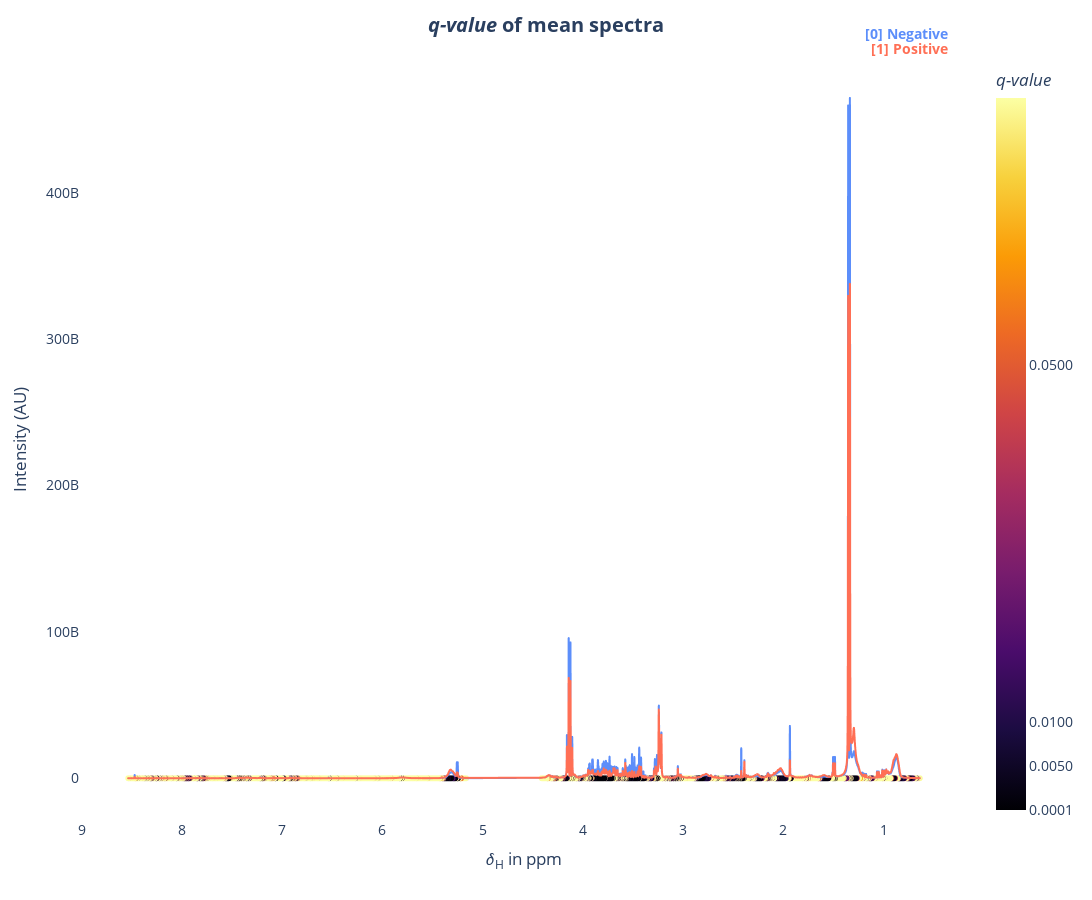

Notebook code for this chart:
### Code cell
test.spec_uniplot(p_value='q-value')

### Figure 1 — Plotly figure (JSON) as saved in the notebook; plotly's stock layout.template omitted (floating-point values rounded to 4 significant figures; data arrays with more than 128 entries replaced by an {"elided": "..."} marker saying what was removed)
{"data": [{"hovertemplate": "index=%{x}<br>pval_position=%{y}<br>color=%{marker.color}<extra></extra>", "legendgroup": "", "marker": {"color": {"elided": "21236 float values"}, "coloraxis": "coloraxis", "symbol": "circle"}, "mode": "markers", "name": "", "showlegend": false, "textposition": "top center", "type": "scattergl", "x": {"elided": "21236 float values"}, "xaxis": "x", "y": {"elided": "21236 int values"}, "yaxis": "y"}, {"hovertemplate": "x=%{x}<br>Negative=%{y}<extra></extra>", "legendgroup": "", "line": {"color": "#5C8EFA", "dash": "solid"}, "marker": {"symbol": "circle"}, "mode": "lines", "name": "", "showlegend": false, "textposition": "top center", "type": "scattergl", "x": {"elided": "21236 float values"}, "xaxis": "x", "y": {"elided": "21236 float values"}, "yaxis": "y"}, {"hovertemplate": "x=%{x}<br>Positive=%{y}<extra></extra>", "legendgroup": "", "line": {"color": "#FF6F55", "dash": "solid"}, "marker": {"symbol": "circle"}, "mode": "lines", "name": "", "showlegend": false, "textposition": "top center", "type": "scattergl", "x": {"elided": "21236 float values"}, "xaxis": "x", "y": {"elided": "21236 float values"}, "yaxis": "y"}], "layout": {"annotations": [{"font": {"color": "#5C8EFA", "size": 14}, "showarrow": false, "text": "<b>[0] Negative</b>", "textangle": 0, "x": 0.98, "xref": "paper", "y": 1.05, "yref": "paper"}, {"font": {"color": "#FF6F55", "size": 14}, "showarrow": false, "text": "<b>[1] Positive</b>", "textangle": 0, "x": 0.98, "xref": "paper", "y": 1.03, "yref": "paper"}], "coloraxis": {"cmax": 0.08, "cmin": 0.0001, "colorbar": {"ticktext": ["0.0001", "0.0050", "0.0100", "0.0500"], "tickvals": [0.0001, 0.005, 0.01, 0.05], "title": {"text": "<i>q-value</i>"}}, "colorscale": [[0, "#000004"], [0.1111, "#1b0c41"], [0.2222, "#4a0c6b"], [0.3333, "#781c6d"], [0.4444, "#a52c60"], [0.5556, "#cf4446"], [0.6667, "#ed6925"], [0.7778, "#fb9b06"], [0.8889, "#f7d13d"], [1, "#fcffa4"]]}, "font": {"size": 14}, "height": 900, "legend": {"tracegroupgap": 0}, "margin": {"t": 60}, "paper_bgcolor": "rgba(0,0,0,0)", "plot_bgcolor": "rgba(0,0,0,0)", "title": {"text": "<b><i>q-value</i> of mean spectra</b>", "x": 0.5, "xanchor": "center", "y": 0.98, "yanchor": "top"}, "width": 1600, "xaxis": {"anchor": "y", "autorange": "reversed", "domain": [0, 1], "title": {"text": "𝛿<sub>H</sub> in ppm"}}, "yaxis": {"anchor": "x", "domain": [0, 1], "title": {"text": "Intensity (AU)"}}}}
